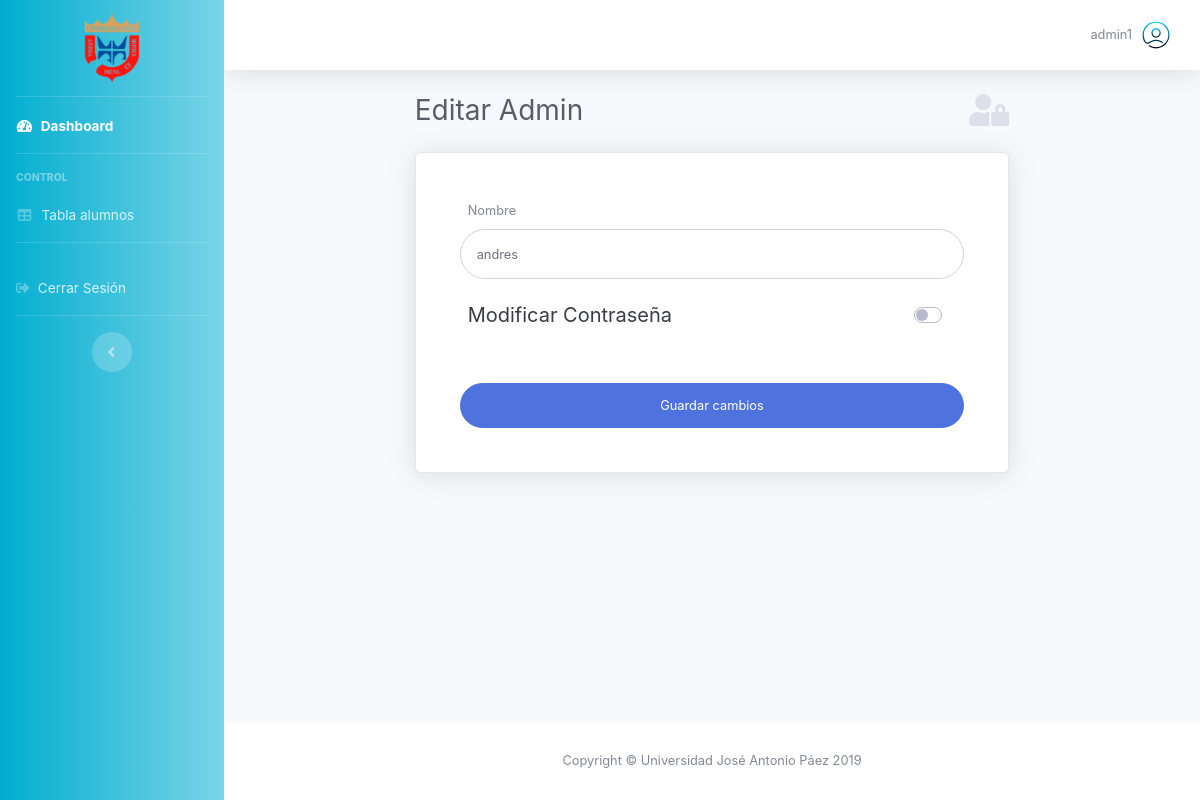
The page /page-admin-edit-pass.php (signed in) on the database as committed earlier.
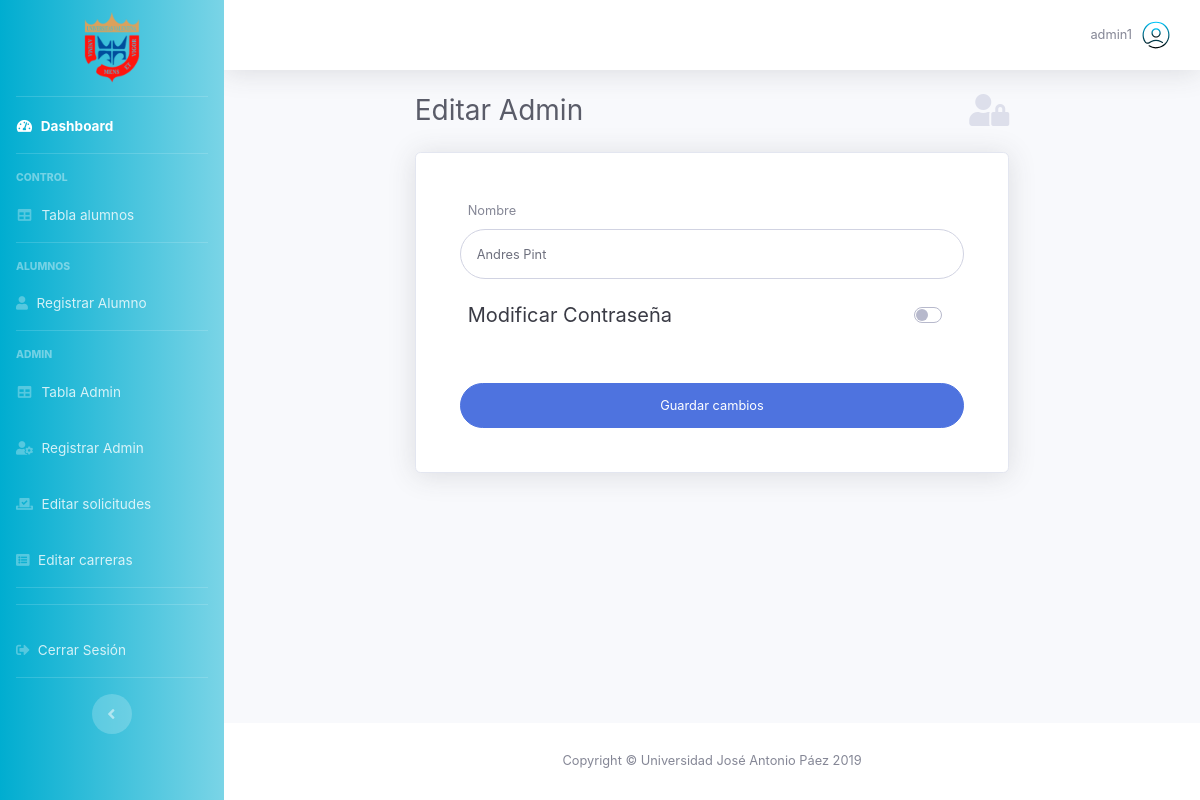
The same page on the database as committed later.
### tables this page shows
CREATE TABLE `administradores` (
  `id_admin` int(11) NOT NULL,
  `estatus` int(11) NOT NULL,
  `usuario` text NOT NULL,
  `contrasena` text NOT NULL,
  `nombre` text NOT NULL,
  `rol` int(11) NOT NULL
);

### page-admin-edit-pass.php (the view, shortened to what the changed rows need)
<!DOCTYPE html>
<html lang="es">
<head>
  <link href="vendor/fontawesome-free/css/all.min.css" rel="stylesheet" type="text/css">
  <link href="css/font.css" rel="stylesheet">
  <link href="css/sb-admin-2.css" rel="stylesheet">
  <link href="css/dash.css" rel="stylesheet">
  <link href="css/style.css" rel="stylesheet">
</head>
<body id="page-top">
  <div id="wrapper">
    <?php require 'front/general/sidebar.php';?>
    <div id="content-wrapper" class="d-flex flex-column">
      <div id="content">
        <div id="page-student-edit-pass" class="container-fluid">
          <?php
include 'back/conexion.php';
if (($rol >= 3) && (isset($_GET['id_admin']))) {
    $id_admin = $_GET['id_admin'];
} elseif ($rol >= 1 && !(isset($_GET['id_admin']))) {
    $id_admin = $_SESSION['id_admin'];
}
$consulta = "SELECT * FROM administradores WHERE id_admin='" . $id_admin . "'";
$resultado = mysqli_query($conexion, $consulta);
$datos = mysqli_fetch_array($resultado);
$nombre = $datos['nombre'];
?>
          <div class="d-sm-flex col-sm-12 col-md-10 col-lg-8 align-items-center justify-content-between mb-4 mx-auto">
            <h1 class="h3 mb-0 text-gray-800">Editar Admin</h1>
          </div>
          <div class="col-sm-12 col-md-10 col-lg-8 mx-auto">
            <div class="card shadow mb-4">
              <div class="card-body">
                <div class="p-4">
                  <form id="passEditForm" method="POST" class="user needs-validation" novalidate>
                    <div class="form-group">
                      <label class="pl-2"><small>Nombre</small></label><br>
                      <input type="text" id="nombre" name="nombre" class="form-control form-control-user"
                        placeholder="Nombre" minlength="2" data-toggle="tooltip" data-placement="top" title="Nombre"
                        value="<?php echo $nombre ?>" required>
                    </div>
                    <br>
                  </form>
                </div>
              </div>
            </div>
          </div>
        </div>
      </div>
    </div>
  </div>
</body>
</html>

### front/general/sidebar.php (shortened to what the changed rows need)
<?php
$rol = $_SESSION['rol'];
?>
<ul class="navbar-nav bg-gradient-primary sidebar sidebar-dark accordion" id="accordionSidebar">
  <a class="sidebar-brand d-flex align-items-center justify-content-center py-5">
    <div class="sidebar-brand-icon">
    </div>
  </a>
  <?php if ($rol > 0) {  ?>
  <hr class="sidebar-divider my-0">
  <li class="nav-item active">
    <a class="nav-link" href="page-dashboard.php">
      <span>Dashboard</span></a>
  </li>
  <hr class="sidebar-divider">
  <div class="sidebar-heading">
    Control
  </div>
  <li class="nav-item">
    <a id="sbtable" class="nav-link" href="page-admin-table.php">
      <span>Tabla alumnos</span></a>
  </li>
  <?php }?>
  <?php if (($rol >= 1 && isset($_GET['ida']) || $rol >= 2)) {  ?>
  <hr class="sidebar-divider">
  <div class="sidebar-heading">
    Alumnos
  </div>
  <?php }?>
  <?php if ($rol >= 2) {  ?>
  <li class="nav-item">
    <a id="sdcrearAlumno" class="nav-link" href="page-admin-crear-alumno.php">
      <i class="fas fa-user"></i>
      <span>Registrar Alumno</span></a>
  </li>
  <?php }?>
  <?php if ($rol >= 3) {  ?>
  <hr class="sidebar-divider">
  <div class="sidebar-heading">
    Admin
  </div>
  <li class="nav-item">
    <a id="sbtableAdmin" class="nav-link" href="page-admin-table-admin.php">
      <i class="fas fa-fw fa-table"></i>
      <span>Tabla Admin</span></a>
  </li>
  <li class="nav-item">
    <a id="sdAdmin" class="nav-link" href="page-admin-crear-admin.php">
      <i class="fas fa-user-cog"></i>
      <span>Registrar Admin</span></a>
  </li>
  <li class="nav-item">
    <a id="sdEditSolAdmin" class="nav-link" href="page-admin-edit-solicitud.php">
      <i class="fas fa-vote-yea"></i>
      <span>Editar solicitudes</span></a>
  </li>
  <li class="nav-item">
    <a id="sdEditCarAdmin" class="nav-link" href="page-admin-edit-carrera.php">
      <i class="fas fa-list-alt"></i>
      <span>Editar carreras</span></a>
  </li>
  <hr class="sidebar-divider">
 <?php }?>
  <hr class="sidebar-divider">
  <li class="nav-item">
    <a class="nav-link" data-toggle="modal" data-target="#logoutModal">
      <span>Cerrar Sesión</span></a>
  </li>
  <hr class="sidebar-divider d-none d-md-block">
  <div class="text-center d-none d-md-inline">
    <button class="rounded-circle border-0" id="sidebarToggle"></button>
  </div>
</ul>

Rows that differ between the two databases and show on the page:
changed administradores: nombre "andres" → "Andres Pint"
Other text that changed with them:
text now shown: "ALUMNOS Registrar Alumno ADMIN Tabla Admin Registrar Admin Editar solicitudes Editar carreras"
